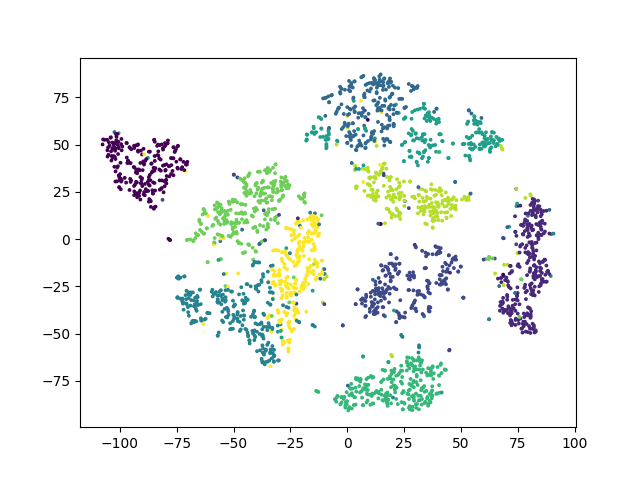

Write the Python code that produced this figure.
#
#  tsne.py
#
# Implementation of t-SNE in Python. The implementation was tested on Python
# 2.7.10, and it requires a working installation of NumPy. The implementation
# comes with an example on the MNIST dataset. In order to plot the
# results of this example, a working installation of matplotlib is required.
#
# The example can be run by executing: `ipython tsne.py`
#
#
#  Created by Laurens van der Maaten on 20-12-08.
#  Copyright (c) 2008 Tilburg University. All rights reserved.

import numpy as np
import pylab


def Hbeta(D=np.array([]), beta=1.0):
    """
        Compute the perplexity and the P-row for a specific value of the
        precision of a Gaussian distribution.
    """

    # Compute P-row and corresponding perplexity
    P = np.exp(-D.copy() * beta)
    sumP = sum(P)
    H = np.log(sumP) + beta * np.sum(D * P) / sumP
    P = P / sumP
    return H, P


def x2p(X=np.array([]), tol=1e-5, perplexity=30.0):
    """
        Performs a binary search to get P-values in such a way that each
        conditional Gaussian has the same perplexity.
    """

    # Initialize some variables
    print("Computing pairwise distances...")
    (n, d) = X.shape
    sum_X = np.sum(np.square(X), 1)
    D = np.add(np.add(-2 * np.dot(X, X.T), sum_X).T, sum_X)
    P = np.zeros((n, n))
    beta = np.ones((n, 1))
    logU = np.log(perplexity)

    # Loop over all datapoints
    for i in range(n):

        # Print progress
        if i % 500 == 0:
            print("Computing P-values for point %d of %d..." % (i, n))

        # Compute the Gaussian kernel and entropy for the current precision
        betamin = -np.inf
        betamax = np.inf
        Di = D[i, np.concatenate((np.r_[0:i], np.r_[i+1:n]))]
        (H, thisP) = Hbeta(Di, beta[i])

        # Evaluate whether the perplexity is within tolerance
        Hdiff = H - logU
        tries = 0
        while np.abs(Hdiff) > tol and tries < 50:

            # If not, increase or decrease precision
            if Hdiff > 0:
                betamin = beta[i].copy()
                if betamax == np.inf or betamax == -np.inf:
                    beta[i] = beta[i] * 2.
                else:
                    beta[i] = (beta[i] + betamax) / 2.
            else:
                betamax = beta[i].copy()
                if betamin == np.inf or betamin == -np.inf:
                    beta[i] = beta[i] / 2.
                else:
                    beta[i] = (beta[i] + betamin) / 2.

            # Recompute the values
            (H, thisP) = Hbeta(Di, beta[i])
            Hdiff = H - logU
            tries += 1

        # Set the final row of P
        P[i, np.concatenate((np.r_[0:i], np.r_[i+1:n]))] = thisP

    # Return final P-matrix
    print("Mean value of sigma: %f" % np.mean(np.sqrt(1 / beta)))
    return P


def pca(X=np.array([]), no_dims=50):
    """
        Runs PCA on the NxD array X in order to reduce its dimensionality to
        no_dims dimensions.
    """

    print("Preprocessing the data using PCA...")
    (n, d) = X.shape
    X = X - np.tile(np.mean(X, 0), (n, 1))
    (l, M) = np.linalg.eig(np.dot(X.T, X))
    Y = np.dot(X, M[:, 0:no_dims])
    return Y


def tsne(X=np.array([]), no_dims=2, initial_dims=50, perplexity=30.0):
    """
        Runs t-SNE on the dataset in the NxD array X to reduce its
        dimensionality to no_dims dimensions. The syntaxis of the function is
        `Y = tsne.tsne(X, no_dims, perplexity), where X is an NxD NumPy array.
    """

    # Check inputs
    if isinstance(no_dims, float):
        print("Error: array X should have type float.")
        return -1
    if round(no_dims) != no_dims:
        print("Error: number of dimensions should be an integer.")
        return -1

    # Initialize variables
    X = pca(X, initial_dims).real
    (n, d) = X.shape
    max_iter = 1000
    initial_momentum = 0.5
    final_momentum = 0.8
    eta = 500
    min_gain = 0.01
    Y = np.random.randn(n, no_dims)
    dY = np.zeros((n, no_dims))
    iY = np.zeros((n, no_dims))
    gains = np.ones((n, no_dims))

    # Compute P-values
    P = x2p(X, 1e-5, perplexity)
    P = P + np.transpose(P)
    P = P / np.sum(P)
    P = P * 4.									# early exaggeration
    P = np.maximum(P, 1e-12)

    C_old = -1.
    # Run iterations
    for iter in range(max_iter):

        # Compute pairwise affinities
        sum_Y = np.sum(np.square(Y), 1)
        num = -2. * np.dot(Y, Y.T)
        num = 1. / (1. + np.add(np.add(num, sum_Y).T, sum_Y))
        num[range(n), range(n)] = 0.
        Q = num / np.sum(num)
        Q = np.maximum(Q, 1e-12)

        # Compute gradient
        PQ = P - Q
        for i in range(n):
            dY[i, :] = np.sum(np.tile(PQ[:, i] * num[:, i], (no_dims, 1)).T * (Y[i, :] - Y), 0)

        # Perform the update
        if iter < 20:
            momentum = initial_momentum
        else:
            momentum = final_momentum
        gains = (gains + 0.2) * ((dY > 0.) != (iY > 0.)) + \
                (gains * 0.8) * ((dY > 0.) == (iY > 0.))
        gains[gains < min_gain] = min_gain
        iY = momentum * iY - eta * (gains * dY)
        Y = Y + iY
        Y = Y - np.tile(np.mean(Y, 0), (n, 1))

        # Compute current value of cost function
        if (iter + 1) % 10 == 0:
            C = np.sum(P * np.log(P / Q))
            print("Iteration %d: error is %f" % (iter + 1, C))
            if (abs(C-C_old) < 0.0000001):
                return Y
            C_old = C

        # Stop lying about P-values
        if iter == 100:
            P = P / 4.

    # Return solution
    return Y


if __name__ == "__main__":
    print("Run Y = tsne.tsne(X, no_dims, perplexity) to perform t-SNE on your dataset.")
    print("Running example on 2,500 MNIST digits...")
    X = np.loadtxt("mnist2500_X.txt")
    labels = np.loadtxt("mnist2500_labels.txt")
    Y = tsne(X, 2, 50, 20.0)
    pylab.scatter(Y[:, 0], Y[:, 1], s=3, c=labels)
    pylab.savefig('tsne.png')
